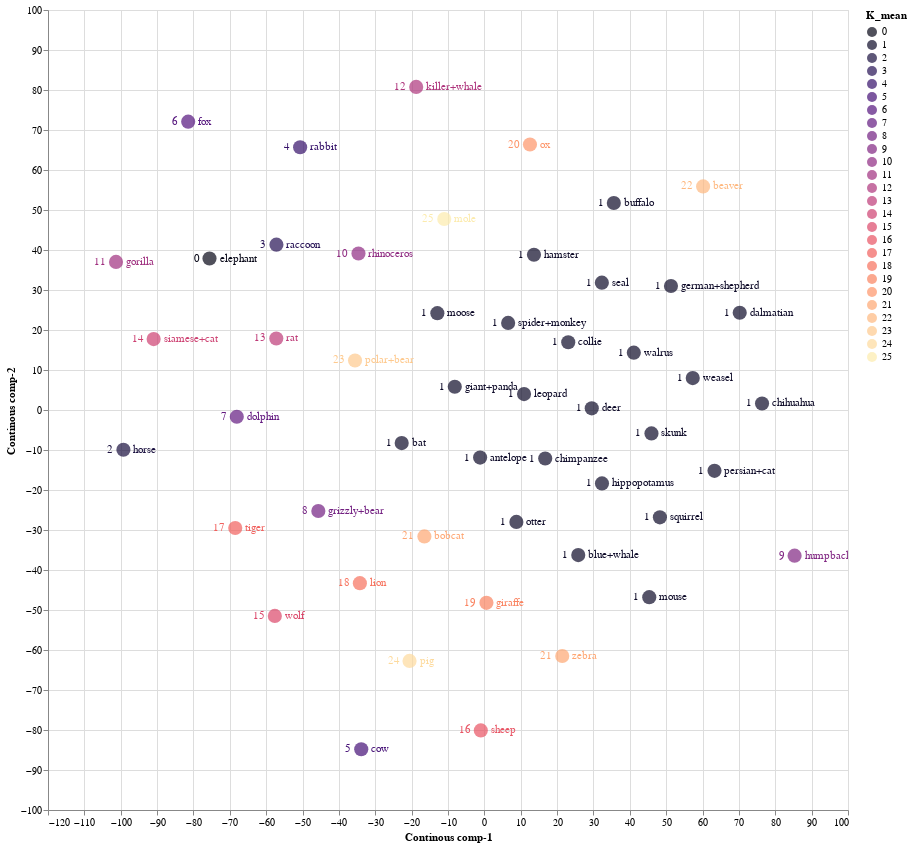

Write notebook code for a chart like this one.
### Code cell
source = TSNE_continous_df1

points = alt.Chart(source).mark_circle(size=200).encode(
    x='Continous comp-1:Q',
    y='Continous comp-2:Q',
    color=alt.Color('K_mean:N', scale=alt.Scale(scheme='Magma'))
    ).properties(
    width=800,
    height=800
)

text1 = points.mark_text(
    align='left',
    baseline='middle',
    dx=10
).encode(
    text='classes:N'
)

text2 = points.mark_text(
    align='right',
    baseline='middle',
    dx=-10
).encode(
    text='K_mean:N'
)

points.interactive() + text1 + text2

### Figure 1 — Vega-Lite specification as saved in the notebook (floating-point values rounded to 4 significant figures)
{"config": {"view": {"continuousWidth": 400, "continuousHeight": 300}}, "layer": [{"mark": {"type": "circle", "size": 200}, "encoding": {"color": {"field": "K_mean", "scale": {"scheme": "Magma"}, "type": "nominal"}, "x": {"field": "Continous comp-1", "type": "quantitative"}, "y": {"field": "Continous comp-2", "type": "quantitative"}}, "height": 800, "selection": {"selector001": {"type": "interval", "bind": "scales", "encodings": ["x", "y"]}}, "width": 800}, {"mark": {"type": "text", "align": "left", "baseline": "middle", "dx": 10}, "encoding": {"color": {"field": "K_mean", "scale": {"scheme": "Magma"}, "type": "nominal"}, "text": {"field": "classes", "type": "nominal"}, "x": {"field": "Continous comp-1", "type": "quantitative"}, "y": {"field": "Continous comp-2", "type": "quantitative"}}, "height": 800, "width": 800}, {"mark": {"type": "text", "align": "right", "baseline": "middle", "dx": -10}, "encoding": {"color": {"field": "K_mean", "scale": {"scheme": "Magma"}, "type": "nominal"}, "text": {"field": "K_mean", "type": "nominal"}, "x": {"field": "Continous comp-1", "type": "quantitative"}, "y": {"field": "Continous comp-2", "type": "quantitative"}}, "height": 800, "width": 800}], "data": {"name": "data-26d364af79169aa3384982da2de88da7"}, "$schema": "https://vega.github.io/schema/vega-lite/v4.17.0.json", "datasets": {"data-26d364af79169aa3384982da2de88da7": [{"Continous comp-1": -1.169, "Continous comp-2": -11.89, "classes": "antelope", "order": "ARTIODACTYLA", "family": "BOVIDAE", "K_mean": 1}, {"Continous comp-1": -45.66, "Continous comp-2": -25.26, "classes": "grizzly+bear", "order": "CARNIVORA", "family": "URSIDAE", "K_mean": 8}, {"Continous comp-1": -18.75, "Continous comp-2": 80.77, "classes": "killer+whale", "order": "ARTIODACTYLA", "family": "DELPHINIDAE", "K_mean": 12}, {"Continous comp-1": 60.15, "Continous comp-2": 55.89, "classes": "beaver", "order": "RODENTIA", "family": "APLODONTIIDAE", "K_mean": 22}, {"Continous comp-1": 70.22, "Continous comp-2": 24.32, "classes": "dalmatian", "order": "CARNIVORA", "family": "CANIDAE", "K_mean": 1}, {"Continous comp-1": 63.29, "Continous comp-2": -15.21, "classes": "persian+cat", "order": "CARNIVORA", "family": "FELIDAE", "K_mean": 1}, {"Continous comp-1": -99.26, "Continous comp-2": -9.935, "classes": "horse", "order": "PERISSODACTYLA", "family": "EQUIDAE", "K_mean": 2}, {"Continous comp-1": 51.32, "Continous comp-2": 30.99, "classes": "german+shepherd", "order": "CARNIVORA", "family": "CANIDAE", "K_mean": 1}, {"Continous comp-1": 25.82, "Continous comp-2": -36.27, "classes": "blue+whale", "order": "ARTIODACTYLA", "family": "BALAENOPTERIDAE", "K_mean": 1}, {"Continous comp-1": -90.95, "Continous comp-2": 17.73, "classes": "siamese+cat", "order": "CARNIVORA", "family": "FELIDAE", "K_mean": 14}, {"Continous comp-1": 45.95, "Continous comp-2": -5.858, "classes": "skunk", "order": "CARNIVORA", "family": "MEPHITIDAE", "K_mean": 1}, {"Continous comp-1": -11.03, "Continous comp-2": 47.74, "classes": "mole", "order": "EULIPOTYPHLA", "family": "TALPIDAE", "K_mean": 25}, {"Continous comp-1": -68.51, "Continous comp-2": -29.5, "classes": "tiger", "order": "CARNIVORA", "family": "FELIDAE", "K_mean": 17}, {"Continous comp-1": 32.34, "Continous comp-2": -18.36, "classes": "hippopotamus", "order": "ARTIODACTYLA", "family": "HIPPOPOTAMIDAE", "K_mean": 1}, {"Continous comp-1": 10.91, "Continous comp-2": 3.982, "classes": "leopard", "order": "CARNIVORA", "family": "FELIDAE", "K_mean": 1}, {"Continous comp-1": -12.93, "Continous comp-2": 24.2, "classes": "moose", "order": "ARTIODACTYLA", "family": "CERVIDAE", "K_mean": 1}, {"Continous comp-1": 6.54, "Continous comp-2": 21.77, "classes": "spider+monkey", "order": "PRIMATES", "family": "ATELIDAE", "K_mean": 1}, {"Continous comp-1": 85.31, "Continous comp-2": -36.42, "classes": "humpback+whale", "order": "ARTIODACTYLA", "family": "BALAENOPTERIDAE", "K_mean": 9}, {"Continous comp-1": -75.59, "Continous comp-2": 37.87, "classes": "elephant", "order": "PROBOSCIDEA", "family": "ELEPHANTIDAE", "K_mean": 0}, {"Continous comp-1": -101.3, "Continous comp-2": 37.03, "classes": "gorilla", "order": "PRIMATES", "family": "HOMINIDAE", "K_mean": 11}, {"Continous comp-1": 12.54, "Continous comp-2": 66.37, "classes": "ox", "order": "ARTIODACTYLA", "family": "BOVIDAE", "K_mean": 20}, {"Continous comp-1": -81.45, "Continous comp-2": 72.08, "classes": "fox", "order": "CARNIVORA", "family": "CANIDAE", "K_mean": 6}, {"Continous comp-1": -0.9764, "Continous comp-2": -80.11, "classes": "sheep", "order": "ARTIODACTYLA", "family": "BOVIDAE", "K_mean": 16}, {"Continous comp-1": 32.31, "Continous comp-2": 31.84, "classes": "seal", "order": "CARNIVORA", "family": "PHOCIDAE", "K_mean": 1}, {"Continous comp-1": 16.73, "Continous comp-2": -12.14, "classes": "chimpanzee", "order": "PRIMATES", "family": "HOMINIDAE", "K_mean": 1}, {"Continous comp-1": 13.64, "Continous comp-2": 38.81, "classes": "hamster", "order": "RODENTIA", "family": "CRICETIDAE", "K_mean": 1}, {"Continous comp-1": 48.27, "Continous comp-2": -26.84, "classes": "squirrel", "order": "RODENTIA", "family": "SCIURIDAE", "K_mean": 1}, {"Continous comp-1": -34.62, "Continous comp-2": 39.12, "classes": "rhinoceros", "order": "PERISSODACTYLA", "family": "RHINOCEROTIDAE", "K_mean": 10}, {"Continous comp-1": -50.66, "Continous comp-2": 65.7, "classes": "rabbit", "order": "LAGOMORPHA", "family": "LEPORIDAE", "K_mean": 4}, {"Continous comp-1": -22.73, "Continous comp-2": -8.274, "classes": "bat", "order": "CHIROPTERA", "family": "PHYLLOSTOMIDAE", "K_mean": 1}, {"Continous comp-1": 0.5685, "Continous comp-2": -48.22, "classes": "giraffe", "order": "ARTIODACTYLA", "family": "GIRAFFIDAE", "K_mean": 19}, {"Continous comp-1": -57.62, "Continous comp-2": -51.47, "classes": "wolf", "order": "CARNIVORA", "family": "CANIDAE", "K_mean": 15}, {"Continous comp-1": 76.36, "Continous comp-2": 1.632, "classes": "chihuahua", "order": "CARNIVORA", "family": "CANIDAE", "K_mean": 1}, {"Continous comp-1": -57.22, "Continous comp-2": 17.88, "classes": "rat", "order": "RODENTIA", "family": "CRICETIDAE", "K_mean": 13}, {"Continous comp-1": 57.31, "Continous comp-2": 7.975, "classes": "weasel", "order": "CARNIVORA", "family": "MUSTELIDAE", "K_mean": 1}, {"Continous comp-1": 8.804, "Continous comp-2": -27.97, "classes": "otter", "order": "CARNIVORA", "family": "MUSTELIDAE", "K_mean": 1}, {"Continous comp-1": 35.6, "Continous comp-2": 51.76, "classes": "buffalo", "order": "ARTIODACTYLA", "family": "BOVIDAE", "K_mean": 1}, {"Continous comp-1": 21.42, "Continous comp-2": -61.5, "classes": "zebra", "order": "PERISSODACTYLA", "family": "EQUIDAE", "K_mean": 21}, {"Continous comp-1": -8.137, "Continous comp-2": 5.808, "classes": "giant+panda", "order": "CARNIVORA", "family": "URSIDAE", "K_mean": 1}, {"Continous comp-1": 29.53, "Continous comp-2": 0.4133, "classes": "deer", "order": "ARTIODACTYLA", "family": "CERVIDAE", "K_mean": 1}, {"Continous comp-1": -16.49, "Continous comp-2": -31.61, "classes": "bobcat", "order": "CARNIVORA", "family": "FELIDAE", "K_mean": 21}, {"Continous comp-1": -20.58, "Continous comp-2": -62.73, "classes": "pig", "order": "ARTIODACTYLA", "family": "SUIDAE", "K_mean": 24}, {"Continous comp-1": -34.24, "Continous comp-2": -43.3, "classes": "lion", "order": "CARNIVORA", "family": "FELIDAE", "K_mean": 18}, {"Continous comp-1": 45.34, "Continous comp-2": -46.8, "classes": "mouse", "order": "RODENTIA", "family": "CRICETIDAE", "K_mean": 1}, {"Continous comp-1": -35.57, "Continous comp-2": 12.38, "classes": "polar+bear", "order": "CARNIVORA", "family": "URSIDAE", "K_mean": 23}, {"Continous comp-1": 23.07, "Continous comp-2": 16.94, "classes": "collie", "order": "CARNIVORA", "family": "CANIDAE", "K_mean": 1}, {"Continous comp-1": 41.1, "Continous comp-2": 14.33, "classes": "walrus", "order": "CARNIVORA", "family": "ODOBENIDAE", "K_mean": 1}, {"Continous comp-1": -57.18, "Continous comp-2": 41.34, "classes": "raccoon", "order": "CARNIVORA", "family": "PROCYONIDAE", "K_mean": 3}, {"Continous comp-1": -33.86, "Continous comp-2": -84.8, "classes": "cow", "order": "ARTIODACTYLA", "family": "BOVIDAE", "K_mean": 5}, {"Continous comp-1": -68.08, "Continous comp-2": -1.685, "classes": "dolphin", "order": "ARTIODACTYLA", "family": "DELPHINIDAE", "K_mean": 7}]}}
